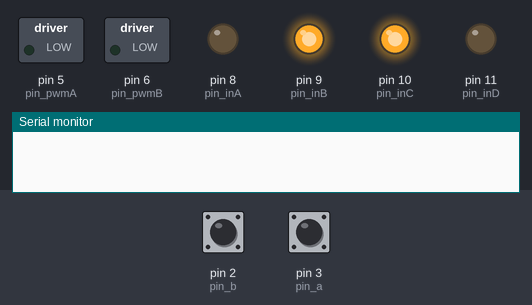
A sketch run on a simulated Arduino Uno, built with avr-gcc and run on an emulated ATmega328P. Parts: switched loads named in the sketch (green lamp = pin HIGH), output pins drawn as LEDs (lit = HIGH), the last lines printed to the serial monitor. The inputs (shaded band) are chosen by the test bench; at power-on: pin 2 (pin_b) HIGH, pin 3 (pin_a) HIGH.

Above: at 0.1 s.
At 31.6 s:
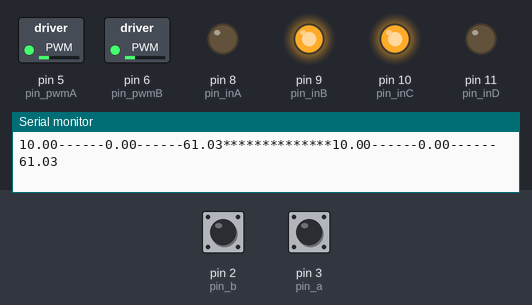
Timing chart, 0 to 40.0 s (numbered marks = the images above):
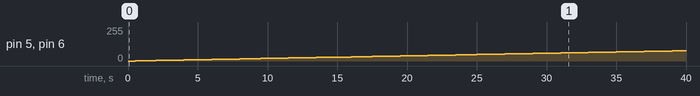

The sketch:

motor_kontrol.ino
```cpp
/*****************************************************/
const byte pin_a = 3; //enkoder 1.sensor
const byte pin_b = 2; //enkoder 2.sensor
const int pin_inA = 8; //sürücü inA
const int pin_inB = 9; //sürücü inB
const int pin_inC = 10; //sürücü inA
const int pin_inD = 11; //sürücü inB
const int pin_pwmA = 5; //sürücü Ea;
const int pin_pwmB = 6; //sürücü Ea;

/*******************************/
int encoderA = 0;
int encoderB = 0;
double pv_speedA = 0;
double pv_speedB = 0;
double kp=0.186;
double ki=0.097;
double kd=0.0866;
double set_speedA=20;
double set_speedB=20;
double e_speedA = 0;
double e_speedB = 0;
double e_speed_preA = 0;
double e_speed_preB = 0;
double e_speed_sumA = 0;
double e_speed_sumB = 0;
double pwm_pulseA = 0;
double pwm_pulseB = 0;

int timer1_counter;

/*****************************/

void setup() {

 pinMode(pin_a,INPUT_PULLUP);
 pinMode(pin_b,INPUT_PULLUP);
 pinMode(pin_inA,OUTPUT);
 pinMode(pin_inB,OUTPUT);
 pinMode(pin_inC,OUTPUT);
 pinMode(pin_inD,OUTPUT);
 pinMode(pin_pwmA,OUTPUT);
 pinMode(pin_pwmB,OUTPUT);

 attachInterrupt(digitalPinToInterrupt(pin_a), detect_a, RISING);
 attachInterrupt(digitalPinToInterrupt(pin_b), detect_b, RISING);

 //--------------------------timer hazırlama
 noInterrupts();
 TCCR1A = 0;
 TCCR1B = 0;
 timer1_counter = 34286;
 TCNT1 = timer1_counter;
 TCCR1B |= (1 << CS12);
 TIMSK1 |= (1 << TOIE1);
 interrupts();
 //--------------------------timer hazırlama

 Serial.begin(9600);
 digitalWrite(pin_inA,0);
 digitalWrite(pin_inB,1);
 digitalWrite(pin_inC,1);
 digitalWrite(pin_inD,0);
}

void loop() {

  int set_speed=10;

    set_speedA = set_speed;
    set_speedB = set_speed;

}

void detect_a() {
 encoderA+=1;
 //m_direction = digitalRead(pin_b);
}

void detect_b() {
 encoderB+=1;
 //m_direction = digitalRead(pin_b);
}

ISR(TIMER1_OVF_vect)
{
 TCNT1 = timer1_counter;
 pv_speedA = 60*(encoderA/160.0)/0.5;
 encoderA=0;
 pv_speedB = 60*(encoderB/160.0)/0.5;
 encoderB=0;

 Serial.print(set_speedA);
 Serial.print("------");
 Serial.print(pv_speedA);
 Serial.print("------");
 Serial.print(pwm_pulseA);
 Serial.print("**************");
 Serial.print(set_speedB);
 Serial.print("------");
 Serial.print(pv_speedB);
 Serial.print("------");
 Serial.println(pwm_pulseB);

 //PID program
/**********************************************************/
 e_speedA = set_speedA - pv_speedA;
 pwm_pulseA = e_speedA*kp + e_speed_sumA*ki + (e_speedA - e_speed_preA)*kd;
 e_speed_preA = e_speedA;
 e_speed_sumA += e_speedA;

 if (e_speed_sumA >4000) e_speed_sumA = 4000;
 if (e_speed_sumA <-4000) e_speed_sumA = -4000;
/**********************************************************/
 e_speedB = set_speedB - pv_speedB;
 pwm_pulseB = e_speedB*kp + e_speed_sumB*ki + (e_speedB - e_speed_preB)*kd;
 e_speed_preB = e_speedB;
 e_speed_sumB += e_speedB;

 if (e_speed_sumB >4000) e_speed_sumB = 4000;
 if (e_speed_sumB <-4000) e_speed_sumB = -4000;
/***********************************************************/
 if (pwm_pulseA <=255 & pwm_pulseA >=0){
 analogWrite(pin_pwmA,pwm_pulseA);
 }
 else{
 if (pwm_pulseA>255){
 analogWrite(pin_pwmA,255);
 }
 else{
 analogWrite(pin_pwmA,0);
 }
 }
/*************************************************/
  if (pwm_pulseB <=255 & pwm_pulseB >=0){
 analogWrite(pin_pwmB,pwm_pulseB);
 }
 else{
 if (pwm_pulseB>255){
 analogWrite(pin_pwmB,255);
 }
 else{
 analogWrite(pin_pwmB,0);
 }
 }
/*************************************************/
}
```

Measured:
- by itself, pin 5 (pin_pwmA), pin 6 (pin_pwmB): moves from 0/255 to 77/255 over 39.0 s
